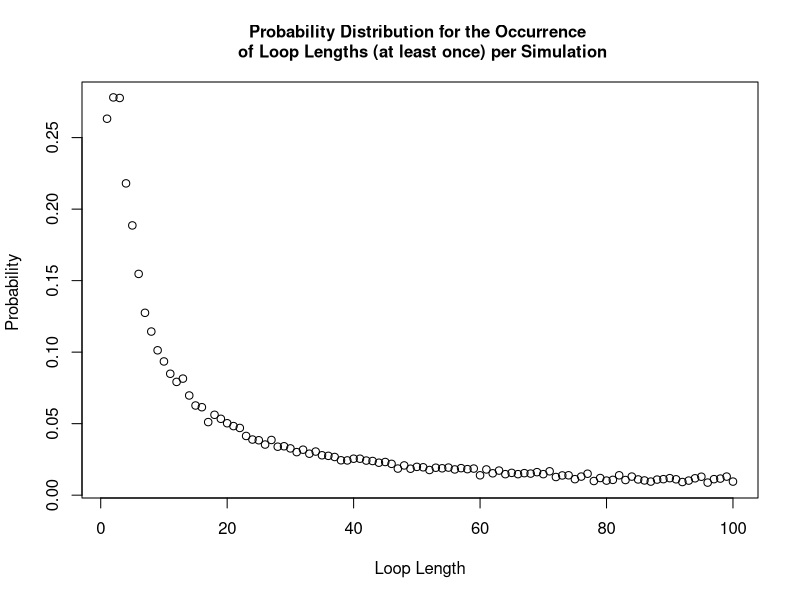

This figure's R source:
#### Team Members:
# Fatima Kasenally (S2443602); Wenqi Ni (s1792412); Cameron Allan (S1748084)

#### address of github repo:
#https://github.com/niwq15/SP-Group-7-A2


#### Contributions

# Functions we each made versions of:
# Cameron - Strategy3, alternatives to each strategy using arrays, Pone, Pall, dloop
# Wenqi - Strategy1, Strategy2, Strategy3, Pone, Pall, dloop 
# Fatima - Strategy2, Pone, Pall, dloop 

# each of us should add more here. we can say what we have done, involving different versions of functions above

# Cameron  wrote the used strategy 3 function and added an if statement to
# speed up the Pall function. Some attempts were made to use arrays to record
# the simulation information but this was found to be slower. Other versions of
# Pone and Pall were also made but the final versions used were faster.

# Wenqi created the final versions of the functions Strategy 1, Strategy 2, Pone, 
# and the probability of no loop longer than 50 in a random reshuffling of cards to boxes
# 


# Other Tasks: (correct your own)
# Cameron - 
# Wenqi - Q3 - Q6 stuff 
# Fatima - Q3 - Q6 stuff 




#### Overview 
# This file holds the self-contained code to use stochastic simulation to study a generalised version of the famous '100 Prisoners Problem' 
# The problem is defined as follows: 
# Consider a prison containing 2n prisoners, each with a unique identification number ranging from 1 to 2n. 
# The prison has a room with 2n boxes, each uniquely numbered from 1 to 2n and each containing a single card. 
# These cards are each labelled with a unique number between 1 and 2n. 
# Each prisoner is allowed to open n boxes to find the card with their number.
# If all 2n prisoners successfully find their cards then they all go free. 
# After their turn,the prisoners are not allowed to communicate any new information from the boxes 
# to prisoners who have yet to take their turn.
# The room is returned to its original state after each prisoner’s go. 

# Firstly, we will show 3 strategies for the prisoners, then create a 'Pone' function to estimate 
# the probability of a single prisoner successfully finding their number, then use a 'Pall' function to 
# calculate the probability of all the prisoners finding their numbers. 
# Based on the results of the individual and joint success probabilities using different strategies, 
# we will give some comments about which strategy has the highest success probabilities for 
# both individuals and the collective. 

## Each function expressing the different strategies for opening boxes to find cards will require the same 
## input parameters : n,k,cards_num. Where n parameterises the 2n number of boxes, prisoner and cards in our problem.
## k is the prisoner's number and cards_num represents the random orders of cards placed in boxes.
## Uniform input parameters allows the implemented strategy to be a variable in each simulation as each strategy 
## function is interchangeable. This is required by functions 'Pone' and 'Pall'.


## Strategy 1:

## The Strategy1 function has inputs, n, k, and 'cards_num' (the card numbers indexed by the box numbers). 
## Each prisoner with their number 'k' starts at the k-th box which contains card b. If k is not equal to b, then the prisoner 
## goes to box b and opens it. The process will be repeated until they have either found the card k or opened n boxes without finding it
## The Strategy1 function will return 'TRUE' if the prisoner k will find their number within the n tries, otherwise it will return 'FALSE'.
Strategy1 <- function(n,k,cards_num) {
  #create an empty vector to store card numbers as they are read
  cards_picked <- rep(0, n) # the prisoner can read at most n cards
  cards_picked[1] <- cards_num[k] # start at the box with his number (k) on it 
  #for each of the remaining steps, first check if he has found his card number
  #if so, he will stop; if not, he will continue to read cards
  for (b in 2:n) {
    if (cards_picked[b-1] == k) {#if the prisoner k has found his number
      return(TRUE) #yes the prisoner has successfully found his card
      break # stop here and the prisoner will not open other boxes
    } else {#otherwise prisoner will open another box with the number of the last card
      cards_picked[b] <- cards_num[cards_picked[b-1]]
    }
  }
  #check whether he finds his number in the final step
  if (cards_picked[n] != k) { #if the final number is not his number
    return(FALSE) #prisoner has failed to find his card
  } else {#if the final number is equal to his number
    return(TRUE) #prisoner has successfully found his card
  }
}



## Strategy 2:

## The Strategy2 function has inputs, n, k, and cards_num.
## This strategy follows an identical procedure to strategy 1, except that the starting box is randomly selected
## The prisoner uses the card number in each box to pick his next box to open.
## The prisoner can open at most n boxes in order to find the card with their number on it.
## The Strategy2 function will return 'TRUE' if the prisoner k will find their number within the n tries, otherwise 'FALSE'.
Strategy2 <- function(n,k,cards_num) {
  #create an empty vector to store card numbers that have been read
  cards_picked <- rep(0, n) # the prisoner can read at most n cards
  cards_picked[1] <- sample(cards_num,1)# start at a randomly selected box 
  #for each of the remaining steps, firstly check whether he has found him number card
  #if so, he will stop; if not, he will continue to read cards
  for (b in 2:n) {
    if (cards_picked[b-1] == k) {#if the prisoner k has found his number
      return(TRUE)
      break #stop here and the prisoner will not open other boxes
    } else {#otherwise prisoner will open the box with number k
      cards_picked[b] <- cards_num[cards_picked[b-1]]
    }
  }
  #check whether he finds his number in the final step
  if (cards_picked[n] != k) { #if the final number is not his number
    return(FALSE)
  } else {#if the final number is equal to his number
    return(TRUE)
  }
} #The function returns TRUE/FALSE expressing that the prisoner has FOUND/FAILED TO FIND his card 

## In Strategy 1 and Strategy 2, we use the idea that once prisoners find their numbers, they will stop
## We use 'break' to save on running time
## In Strategy 3, we show another idea of selecting n card numbers and then checking whether k is inside

## Strategy 3:
## In this strategy the prisoner opens n boxes at random, without replacement
## The prisoner will open n different boxes. The function outputs a TRUE/FALSE
## for use in the Pone and Pall functions in future.

## Prisoner 'k' uses Strategy 3 to find their number amongst '2n' boxes 'cards_num'
Strategy3 <- function(n,k,cards_num){ 
  cards_picked <- sample(cards_num,n,replace=FALSE) # Randomly select n boxes from cards_num to open
  any(k == cards_picked) # check whether the prisoner's number appears in the selected card_num
} # End function



## 'Pone' is a function which estimates the probability of a prisoner, k, successfully finding their card number (k)
## within the n tries amongst 2n boxes (cards_num) in nreps simulated trials, using any one of the available strategies encoded above

Pone <- function(n,k,strategy,nreps) {
  # create an empty vector to store the outcome of each simulation as 1/0 = Success/ Failure to find his card
  success <- rep(0, nreps)
  for (i in 1:nreps) {
    # simulate the random order of card numbers
    cards_num <- sample(1:(2*n), 2*n, replace=FALSE)
    success[i] <- strategy(n,k,cards_num)
  }
  # return the frequentist probability of success as: 
  # total number of simulated successes / total number of simulations
  return(sum(success)/nreps)
}

## 'Pall' is a function to find the probability of all the 2n prisoners finding their cards in a single simulation
## and thus being able to escape. All prisoners must use the same strategy and the probability 
## is calculated by analysing the results from nreps simulated trials 

Pall <- function(n,strategy,nreps) {
  #create a vector to record the result of each simulation with default values of 1s
  num_success <- rep(1,nreps)
  for (i in 1:nreps) {#for each simulation
    #generate a random order of card numbers
    cards_num <- sample(1:(2*n), 2*n, replace=FALSE)
    #use the strategies to calculate whether each prisoner can find their correct number within n times
    for (k in 1:(2*n)) {
      result <- strategy(n,k,cards_num) # save the result of strategy for the k-th prisoner
      num_success[i] <- num_success[i] * result # if result is 1 keep 1 in the vector. If 0 change to 0.
      if (result == 0){ # stop if any prisoner does not escape, this cuts down simulation run-time
        break
      }
    }
  }
  # return the frequentist probability as: total number of simulated successes / total number of simulated trials
  return(sum(num_success)/nreps)
}

### Sample Results ###

### individual prisoner probabilities: 
### Pone takes args: n,k,strategy,nreps

Pone(5,5,Strategy1,10000)
Pone(50,50,Strategy1,10000)
# one prisoner & strategy 1: prob success ~ 50%  (for all n)

Pone(5,5,Strategy2,10000)
Pone(50,50,Strategy2,10000)
# one prisoner & strategy 2: prob success ~40%  (n=5) ~37%  (n>50)

Pone(5,5,Strategy3,10000)
Pone(50,50,Strategy3,10000)
# one prisoner & strategy 3: prob success ~50%  (for all n)

### joint probabilities for all prisoners as a collective:  
### Pall takes args: n,strategy,nreps


Pall(5,Strategy1,10000)
Pall(50,Strategy1,10000)
#10 prisoners & strategy 1: prob success ~35% (n=5)
#100 prisoners & strategy 1: prob success ~31% (n=50)

Pall(5,Strategy2,10000)
Pall(50,Strategy2,10000)
#10 prisoners & strategy 2: prob success ~0.01%  (n=5)
#100 prisoners & strategy 2: prob success ~0% (smaller than precision)  (n=50)

Pall(5,Strategy3,10000)
Pall(50,Strategy3,10000)
#10 prisoners & strategy 3: prob success ~0.1%  (n=5)
#100 prisoners & strategy 3: prob success ~0% (smaller than precision) (n=50)


## Remarks

## Strategy 1 and Strategy 3 have similar individual success probabilities of 50%. 
## Strategy 1 has much higher joint success probability of above 30%, while Strategy 3 only has 0%.
## It demonstrates that there is something intelligent in Strategy 1's design.
## Strategy 2 has a lower marginal probability for success than the others, and a joint probability close to 0. 

## More explanations
## For Strategy 1, consider the distribution of maximum loop lengths amongst the boxes and cards. The cycle of box and card numbers 
## must eventually return the prisoner to open a box with his card number inside if he is allowed to open as many boxes as he wants, 
## as the numbers used are part of a finite sequence. Thus, the high joint success probability can be calculated as the cumulative 
## probability of the maximum loop length being less than n, which we have determined to be approximately 31%

## For Strategy 2, the marginal probability is lower than 50% because the conditions for the prisoner's success are 1.the prisoner 
## select the correct loop with his card in it at random; 2.the loop he picks must also be shorter than n. 
## Our results show that the probability is about 37-40% (varies with n). The joint probability tends to 0 for the similar reason as strategy 3.

## For Strategy 3, the probability of finding their card every time they open a box is 1/2n and if he opens n boxes at random the 
## probability of finding his card is n/2n (=50%). For 2n prisoners all finding their cards in a simulation we multiply the independent 
## marginal probabilities to produce a joint probability of (0.5)^(2n), which tends to 0 as n increases. 



## dloop is a function which returns the probability distribution for the loop lengths occurring in a simulation 
## It takes the parameters n (to create 2n boxes) and nreps (to analyse the results of nreps simulations).
## The dloop function will return a 2n-vector, 'prob_vec_y', and prob_vec_y[i] shows the probability of loop length of i 
## occurring at least once in a random shuffling of cards to boxes.

dloop <- function(n, nreps) {
  each_loop_lengths <- c() #list to store the loop lengths generated by all simulations
  
  for (i in 1:nreps){ 
    #simulate a new set of boxes for each simulation
    cards_num <- sample(1 : (2*n), 2*n , replace=FALSE) 
    #store a list of closed boxes in each simulation
    unopened_boxes <- 1:(2*n)
    
    #store the unique loop lengths generated from each simulation 
    new_loop_lengths <- c()
    
    #scan for loops, (while more than 2 boxes are still closed, indexing breaks down for smaller loops)
    while (length(unopened_boxes) > 2 ){
      #pick the smallest number unopened box and store the value of the card inside 
      cards_picked <- cards_num[unopened_boxes[1]]
      
      #pick your next box according to your last card and scan each closed loop
      for (b in 2:length(unopened_boxes)){ #max loop length is the number of closed boxes
        #store the number of the latest card
        cards_picked <- c(cards_picked, cards_num[cards_picked[b-1]])
      }#end for 
      
      
      #scanning the last 2 boxes
      if (length(unopened_boxes) == 2 && cards_num[unopened_boxes[1]] == unopened_boxes[2]) {
        #we have found a 2 item long loop 
        new_loop_lengths <- c(new_loop_lengths, 2) 
      } else if ((length(unopened_boxes) == 2) && (cards_num[unopened_boxes[1]] == unopened_boxes[1])) {
        #we have found one or more loops with length 1
        new_loop_lengths <- c(new_loop_lengths, 1) 
      }
      
      #add your new loop length to your list 
      new_loop_lengths <- c(new_loop_lengths, length(unique(cards_picked))) 
      
      #remove the boxes opened 
      unopened_boxes <- setdiff(unopened_boxes,unique(cards_picked))
    } #end while 
    
    #store the uniquely occuring loop lengths from each simulation in a global simulation list 
    each_loop_lengths <- c(each_loop_lengths, unique(new_loop_lengths))
    
    
  } #end for 
  prob_vec_y <- tabulate(each_loop_lengths)/nreps #probability vector for the occurrence of each type of loop length 
  #function outputs the probability distribution 
  return(prob_vec_y)
  
}#end function




#testing the distribution for n=50
n = 50 
#variable storing our probability distribution using function dloop
prob_vec <- dloop(n, 10000)

##plotting the probability distribution
#create an x axis 
x_axis <- 1:length(prob_vec)
plot(x_axis, prob_vec, xlab = "Loop Length", ylab = "Probability ", main = "Probability Distribution for the Occurrence \n of Loop Lengths (at least once) per Simulation", cex.main = 1)

#output the probability distribution vector: 
cat("your probability vector for producing at least one loop of length i: \n", prob_vec, "\n")

## Note that 'no loop length longer than 50' indicates that the max loop length is 50. 
## P(no loop longer than 50) = 1 - P(there exist loop lengths larger than 50)
## Since the total loop lengths must sum to 2n, the loops of length greater than n can only occur once.
## It implies that P(loop length >n occurs at least once ) = P(loop length >n occurs exactly once ).
## Thus, P(there exist loop lengths larger than 50) is equal to the sum of P(there exists loop length i) where i ranges from 51 to 100. 

cat( "Probability of Strategy 1 succeeding: \n", 1 - sum(prob_vec[(n+1):(2*n)]), "\n this is also the probability of the maximum loop length being no more than n")
